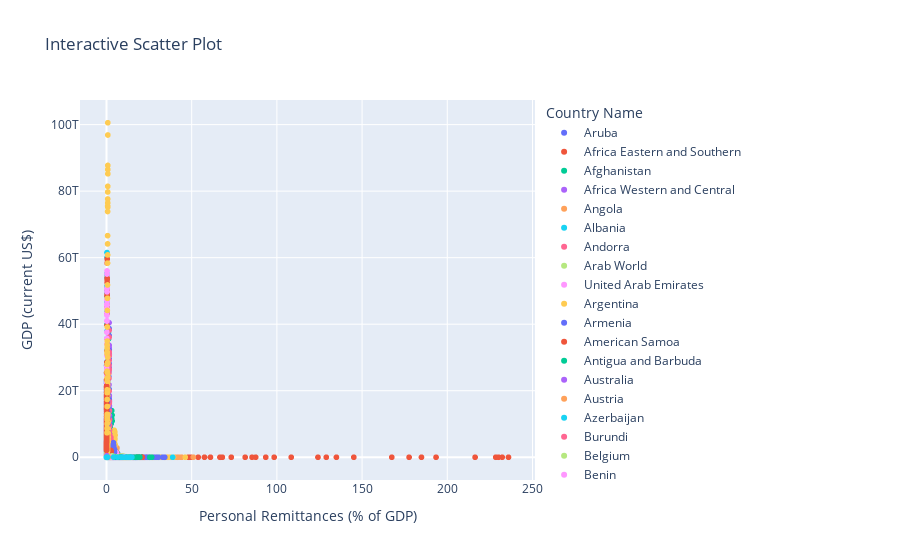

Source (notebook cell):
### Markdown cell above
**Can we create an interactive scatter plot for "Personal Remittances" and "GDP (current US)"with tooltips showing country names?**

### Code cell
# Interactive scatter plot using Plotly
import plotly.express as px
fig = px.scatter(df, x="Personal remittances, received (% of GDP)", y="GDP (current US$)_x",
                 color="Country Name", hover_name="Country Name", title="Interactive Scatter Plot",
                 labels={"Personal remittances, received (% of GDP)": "Personal Remittances (% of GDP)",
                         "GDP (current US$)_x": "GDP (current US$)"})
fig.update_layout(xaxis_title="Personal Remittances (% of GDP)",
                  yaxis_title="GDP (current US$)",
                  hovermode="closest")
fig.show()
